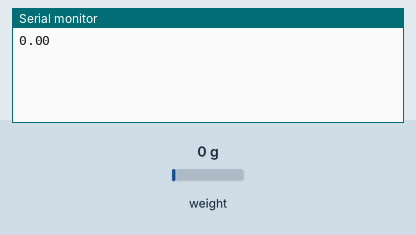
Bench run of a sketch on a simulated ESP32. Shown: the last lines printed to the serial monitor. The test bench sets the inputs (shaded band); at power-on: weight on the scale 0 g.

Above: at 2.2 s.
2.3 s: weight on the scale set to 100 g
At 4.3 s:
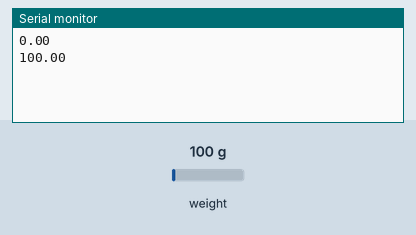
4.8 s: weight on the scale set to 1250 g
At 7.1 s:
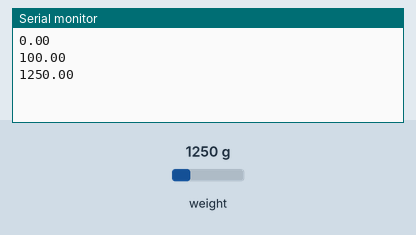
Timing chart, 0 to 8.6 s (numbered marks = the images above; inputs shaded):
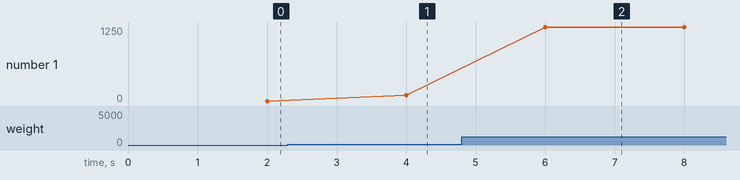

Measured:
- after the input at 2.3 s, the serial monitor: prints a new line after 1.7 s (image 1)
- after the input at 4.8 s, the serial monitor: prints a new line after 1.2 s (image 2)
- plotted number 1: 0 → 100 after the input at 2.3 s, 100 → 1250 after the input at 4.8 s

The sketch:

hx711_calibration_palm.ino
```cpp
#include "HX711.h"

// Define pins ------------------------------------------
// Botton row:
#define MOTOR_A 26    // Motor output A (A0 in ESP32)
#define MOTOR_B 25    // Motor output B (A1 in ESP32)
#define BTN_G 34      // Button green input (A2 in ESP32)
#define BTN_R 39      // Button red input (A3 in ESP32)
#define JOYSTICK_L 36 // Joystick left input (A4 in ESP32)
#define JOYSTICK_R 4  // Joystick right input (A5 in ESP32)
#define FOOTPEDAL 21  // Footpedal switch input (21 in ESP32, it needs pull-down resistor)
// Top row:
#define LED_PIN 13  // ESP32's built-in led pin
#define TEMP_PIN 12 // Should not use this pin to work appropriately
#define E1 27       // Encoder pin1
#define E2 33       // Encoder pin2
#define LOADCELL_DOUT_PIN 15    // Loadcell 1 data
#define LOADCELL_SCK_PIN 32    // Loadcell 1 clock
#define TC 14       // Thermal couple analog input
#define LOADCELL_DOUT_PIN_2 22      // Loadcell 2 data
#define LOADCELL_SCK_PIN_2 23      // Loadcell 2 clock

HX711 scale;

void setup() {
  Serial.begin(115200);
  scale.begin(LOADCELL_DOUT_PIN, LOADCELL_SCK_PIN);
  scale.set_scale(476.8);
  scale.tare();
}

void loop() {

//  if (scale.is_ready()) {
//    long reading = scale.read();
//    Serial.print("HX711 reading: ");
//    Serial.println(reading);
//  } else {
//    Serial.println("HX711 not found.");
//  }

Serial.println(scale.get_units(10));
  delay(1000);

}
```
